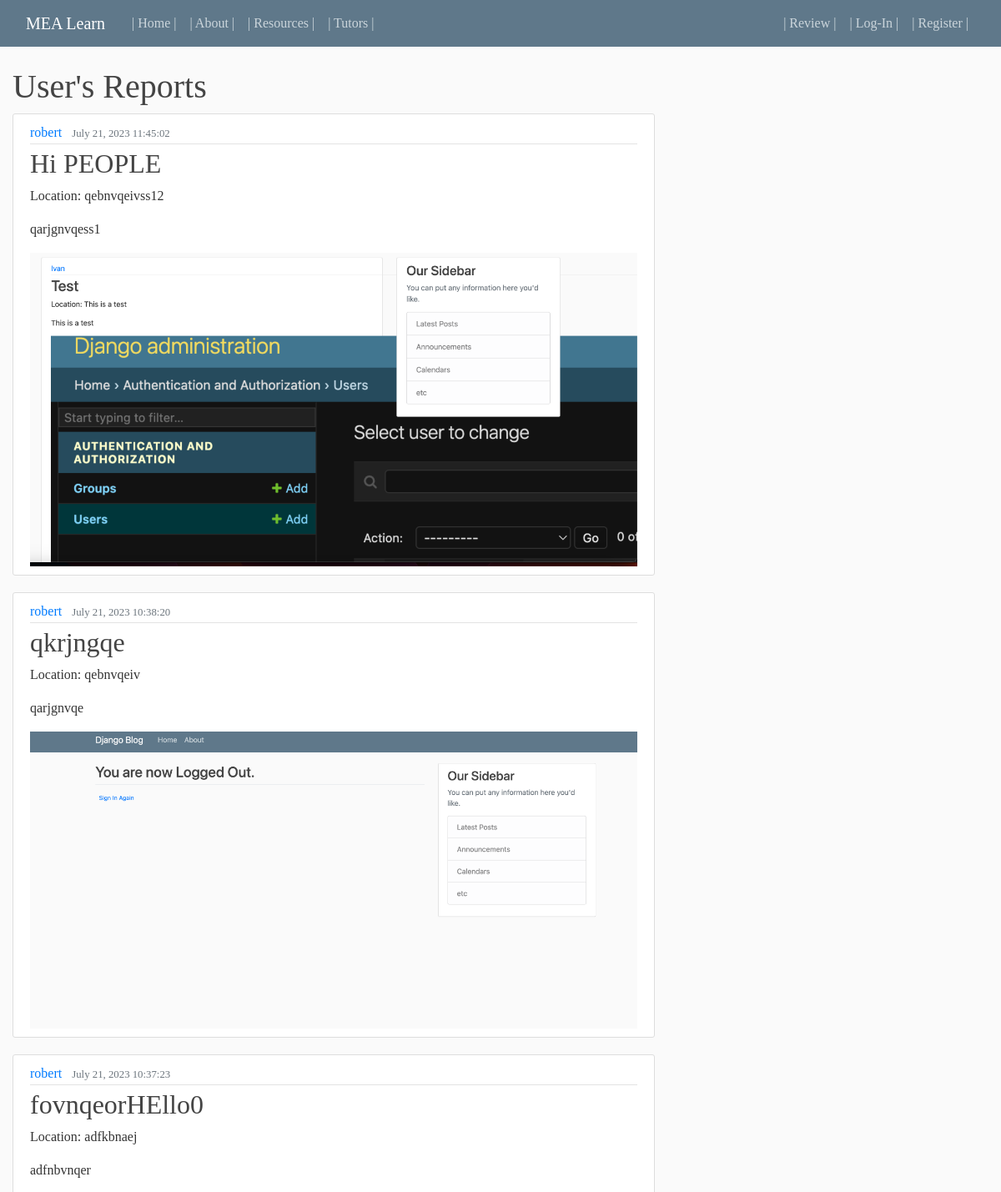
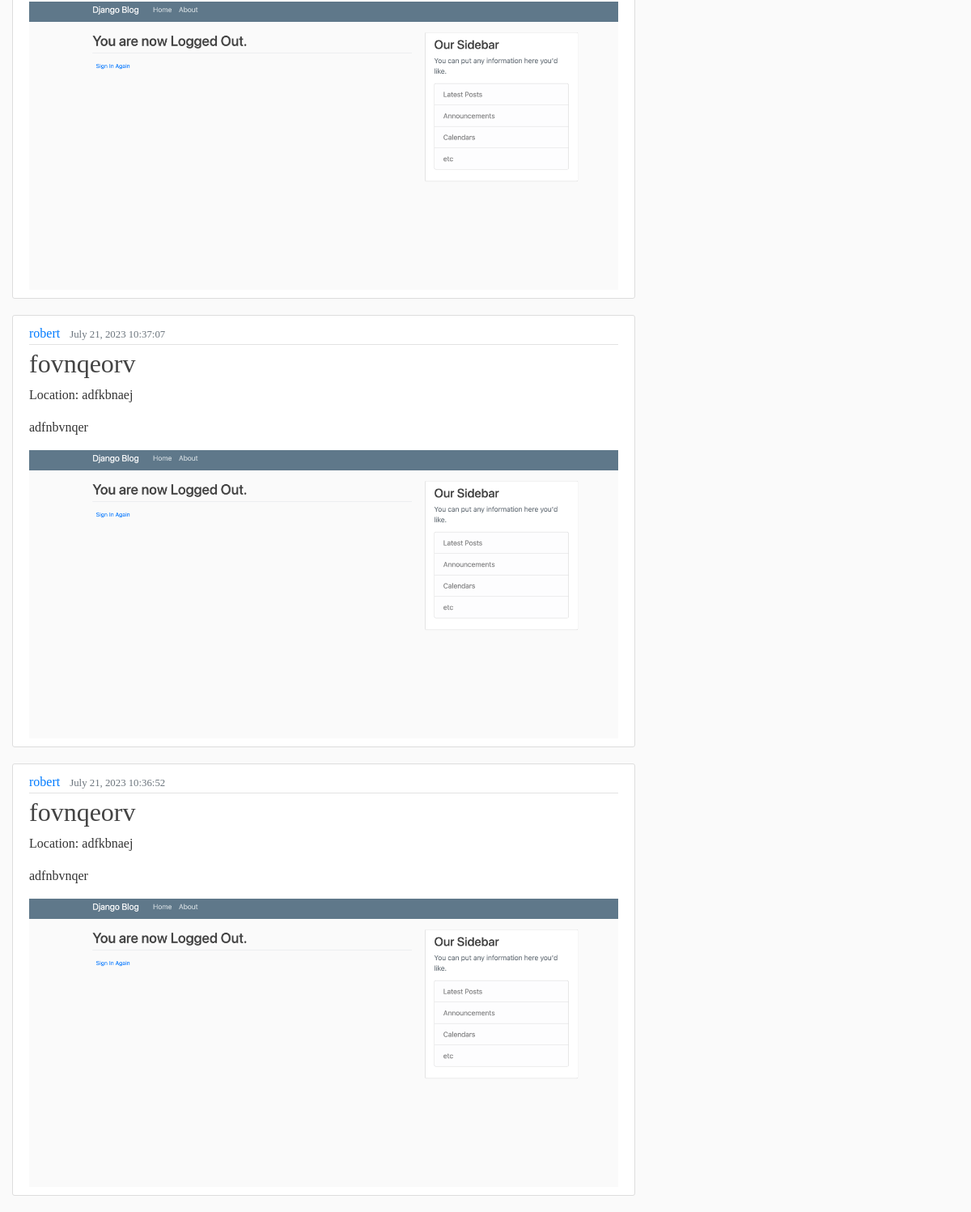
The app's page /user/robert/ with its own data (2 pictures, top to bottom).
### blog/models.py (models this page shows, shortened)
class Incident(models.Model):
    title = models.CharField(max_length=150)
    description = models.TextField()
    location = models.CharField(max_length=150)
    date_reported = models.DateTimeField(default=timezone.now)
    pictures = models.ImageField(upload_to='incident_pictures')
    author = models.ForeignKey(User, on_delete=models.CASCADE)

### blog/views.py (the view)
# urls.py: path('user/<str:username>/', UserPostListView.as_view(), name='user-posts'),
class UserPostListView(ListView):
    model = Incident
    template_name = 'blog/user_incident_list.html'
    context_object_name = 'incidents'
    paginate_by = 5
    def get_queryset(self):
        user = get_object_or_404(User, username=self.kwargs.get('username'))
        return Incident.objects.filter(author=user).order_by('-date_reported')

### blog/templates/blog/user_incident_list.html
{% extends "blog/base.html" %}
{% load static %}
{% block content %}
    <h1>User's Reports</h1>
    <div class="incident-list">
        {% for incident in incidents %}
        <div class="post-container">
        <article class="media content-section">
            <div class="media-body">
                <div class="article-metadata">
                    <a class="mr-2" href="{% url 'user-posts' incident.author.username %}">{{ incident.author }}</a>
                    <small class="text-muted">{{ incident.date_reported|date:"F d, Y H:i:s" }}</small>
                </div>
                <h2><a class="article-title" href="{% url 'post-detail' incident.id %}">{{ incident.title }}</a></h2>
                <p class="article-content">Location: {{ incident.location}}</p>
                <p class="article-content">{{ incident.description}}</p>
                <div class="image-container">
                    <img src="{{ incident.pictures.url }}" alt="Incident Picture" class="img-fluid">
                </div>
            </div>
        </div>
        {% endfor %}
    </div>
{% endblock content %}

### blog/templates/blog/base.html (shortened to what this page needs)
{% load static %}
<!DOCTYPE html>
<html>
<head>
    <link rel="stylesheet" href="https://maxcdn.bootstrapcdn.com/bootstrap/4.0.0/css/bootstrap.min.css">
    <link rel="stylesheet" type="text/css" href="{% static 'blog/main.css' %}">
</head>
<body>
    <header class="site-header">
      <nav class="navbar navbar-expand-md navbar-dark bg-steel fixed-top">
        <div class="container-fluid">
          <a class="navbar-brand mr-4" href="{% url 'blog-home' %}">MEA Learn</a>
          <div class="collapse navbar-collapse" id="navbarToggle">
            <div class="navbar-nav mr-auto">
              <a class="nav-item nav-link" href="{% url 'blog-home' %}">| Home |</a>
              <a class="nav-item nav-link" href="{% url 'blog-about' %}">| About |</a>
              <a class="nav-item nav-link" href="{% url 'natural_disasters' %}">| Resources |</a>
              <a class="nav-item nav-link" href="{% url 'incident_list' %}">| Tutors |</a>
            </div>
            <div class="navbar-nav">
              {% if user.is_authenticated %}
                <a class="nav-item nav-link" href="{% url 'post-create' %}">| Review |</a>
                <a class="nav-item nav-link" href="{% url 'user-posts' user.username %}">| My Reviews |</a>
                <a class="nav-item nav-link" href="{% url 'profile' %}">| Profile |</a>
                <a class="nav-item nav-link" href="{% url 'logout' %}">| Logout |</a>
              {% else %}
                <a class="nav-item nav-link" href="{% url 'post-create' %}">| Review |</a>
                <a class="nav-item nav-link" href="{% url 'login' %}">| Log-In |</a>
                <a class="nav-item nav-link" href="{% url 'register' %}">| Register |</a>
              {% endif %}
            </div>
          </div>
        </div>
      </nav>
    </header>
    <main role="main" class="container-fluid">
      <div class="row">
        <div class="col-md-8">
          {% block content %}{% endblock %}
        </div>
      </div>
    </main>
</body>
</html>

### blog/static/blog/main.css (style rules this page uses)
body { font-family: 'Playfair Display', serif !important; background: #fafafa; color: #333333; margin: 0; padding: 0; box-sizing: border-box; margin-top: 5rem; }
h1, h2, h3, h4, h5, h6 { color: #444444; }
.bg-steel { background-color: #5f788a; }
.site-header .navbar-nav .nav-link { color: #cbd5db; }
.content-section { background: #ffffff; padding: 10px 20px; border: 1px solid #dddddd; border-radius: 3px; margin-bottom: 20px; }
.article-title { color: #444444; }
.article-content { white-space: pre-line; }
.article-metadata { padding-bottom: 1px; margin-bottom: 4px; border-bottom: 1px solid #e3e3e3; }
.image-container { max-width: 100%; overflow: hidden; }

### blog/templates/blog/base.html (style rules this page uses)
body { font-family: 'Karla', sans-serif; }

### records on screen
Incident: author "robert", date_reported "July 21, 2023 11:45:02", title "Hi PEOPLE", location "qebnvqeivss12", description "qarjgnvqess1", pictures (picture)
Incident: author "robert", date_reported "July 21, 2023 10:38:20", title "qkrjngqe", location "qebnvqeiv", description "qarjgnvqe", pictures (picture)
Incident: author "robert", date_reported "July 21, 2023 10:37:23", title "fovnqeorHEllo0", location "adfkbnaej", description "adfnbvnqer", pictures (picture)
Incident: author "robert", date_reported "July 21, 2023 10:37:07", title "fovnqeorv", location "adfkbnaej", description "adfnbvnqer", pictures (picture)
Incident: author "robert", date_reported "July 21, 2023 10:36:52", title "fovnqeorv", location "adfkbnaej", description "adfnbvnqer", pictures (picture)
